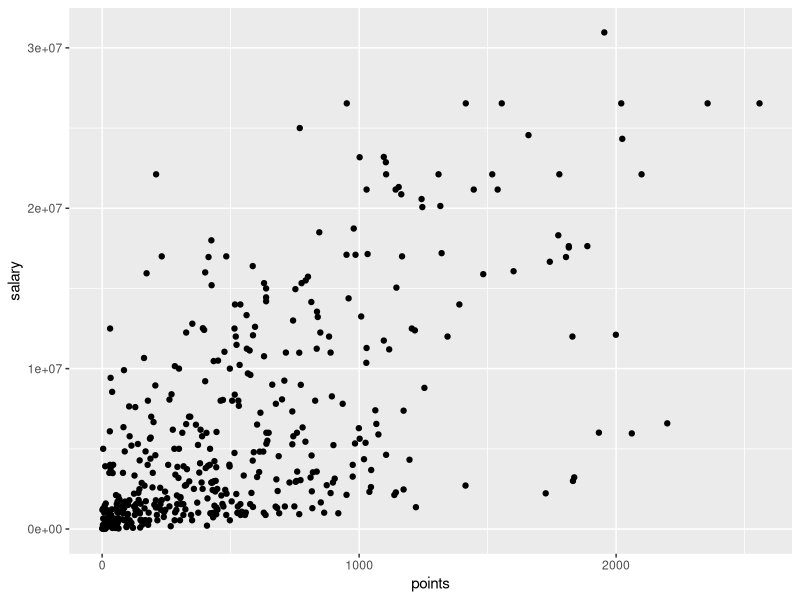
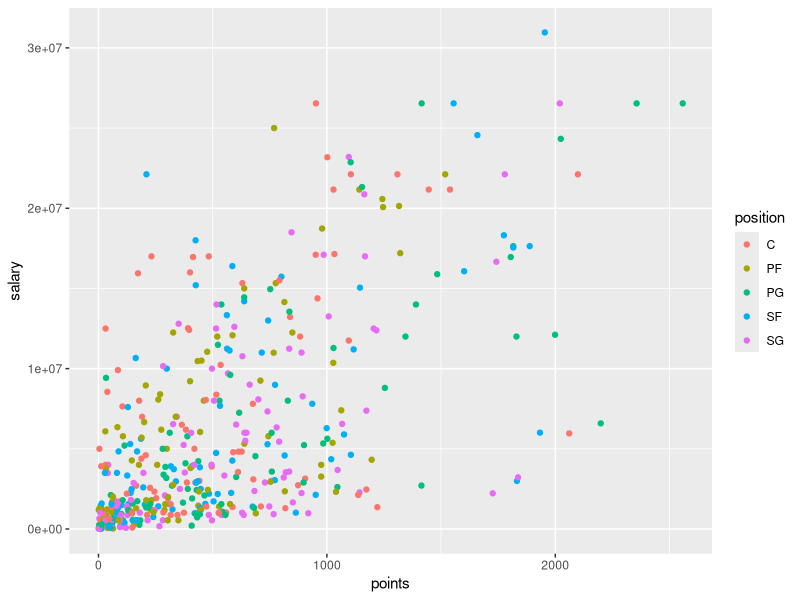
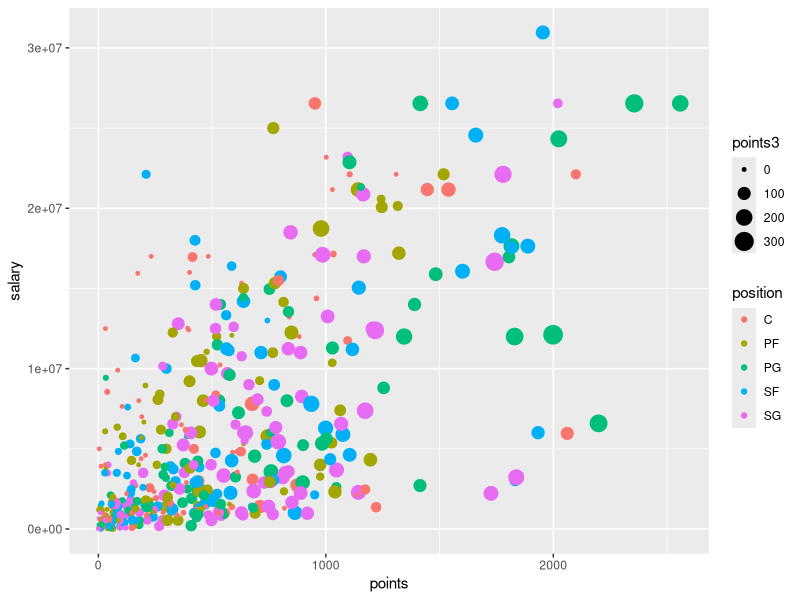
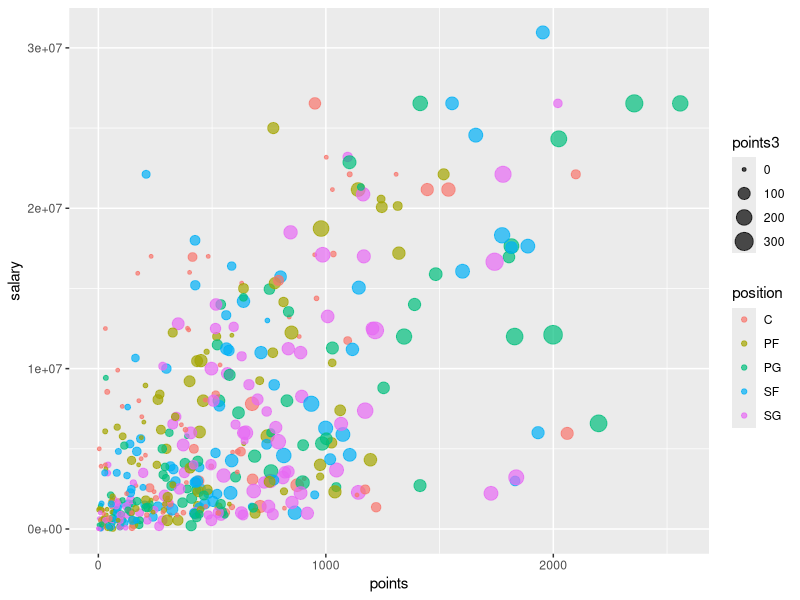
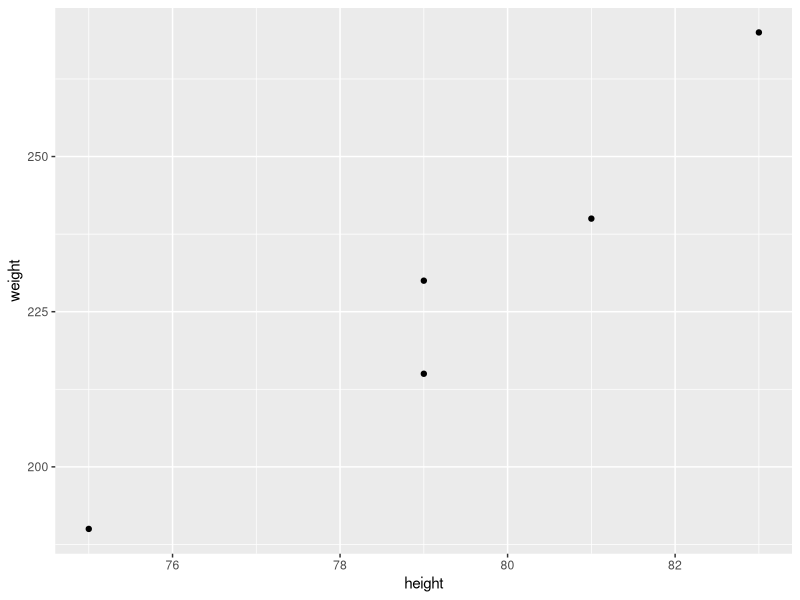
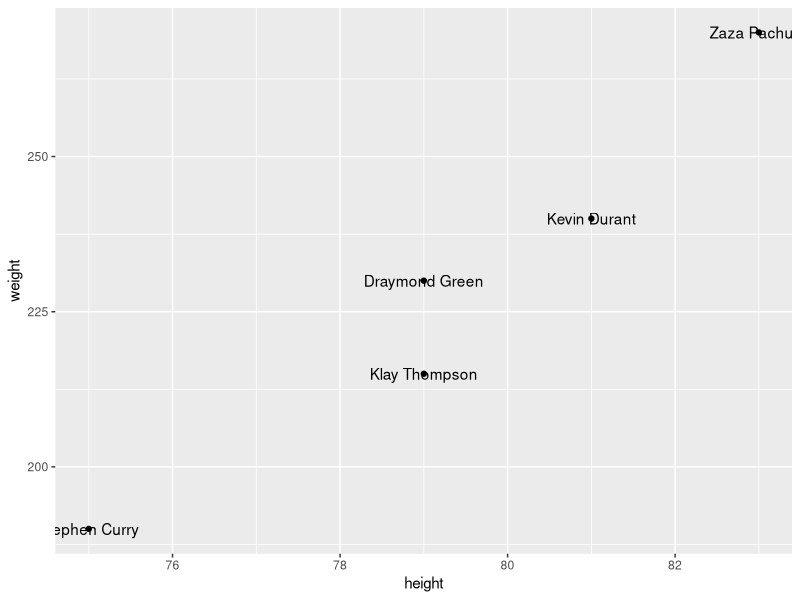
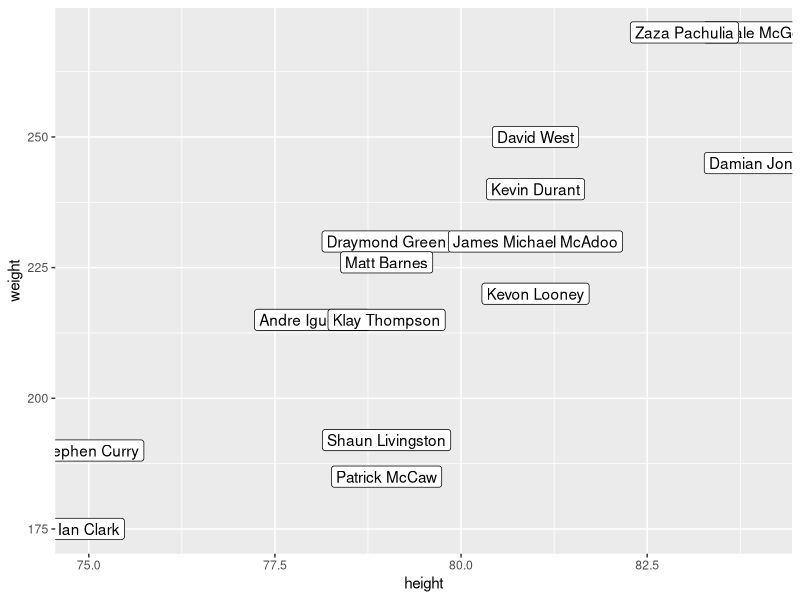
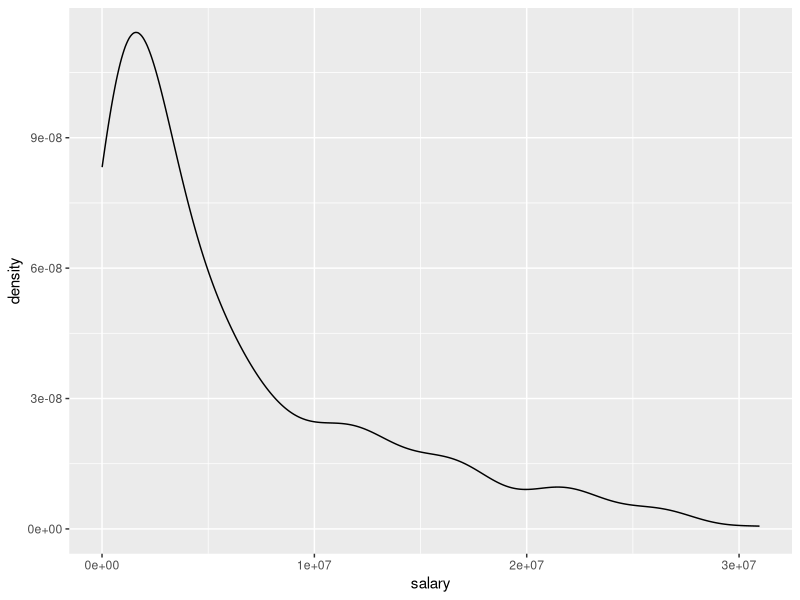

Write R code to recreate these figures, in order.
## ---- chunk 1
# don't forget to load the packages
library(dplyr)
library(ggplot2)
## ---- chunk 2
dat <- read.csv('nba2017-players.csv', stringsAsFactors = FALSE)
## ---- chunk 3
# first three rows
three_rows <- slice(dat, 1:3)
three_rows
## ---- chunk 4
# subset rows given a condition
# (height greater than 85 inches)
gt_85 <- filter(dat, height > 85)
gt_85
## ---- chunk 5
# columns by name
player_height <- select(dat, player, height)
## ---- chunk 6
slice(dat, 1:5)
## ---- chunk 7
slice(dat, 5 * c(2:10))
## ---- chunk 8
slice(dat,(nrow(dat)-4): nrow(dat) )

## ---- chunk 9
filter(dat, height < 70)
## ---- chunk 10
filter(dat, team == "GSW")
## ---- chunk 11
filter(dat, team == "GSW" & position == "C")
## ---- chunk 12
filter(dat, team == "LAL")
select(filter(dat, team == "LAL"), player)
## ---- chunk 13
select(filter(dat, team == "GSW" & position == "PG"), player, salary)
## ---- chunk 14
select(filter(dat, experience > 10, salary <= 10000000), player, age, team)
## ---- chunk 15
head(select(filter(dat, experience == 0 & age == 20), player, team, height, weight), 5)
## ---- chunk 16
# creating a small data frame step by step
gsw <- filter(dat, team == 'GSW')
gsw <- select(gsw, player, height, weight)
gsw <- slice(gsw, c(4, 8, 10, 14, 15))
gsw
## ---- chunk 17
mutate(gsw, height / weight)
## ---- chunk 18
mutate(gsw, ht_wt = height / weight)
## ---- chunk 19
gsw2 <- mutate(gsw, ht_m = height * 0.0254, wt_kg = weight * 0.4536)
gsw2
## ---- chunk 20
# order rows by height (increasingly)
arrange(gsw, height)
## ---- chunk 21
# order rows by height (decreasingly)
arrange(gsw, desc(height))
## ---- chunk 22
# order rows by height, and then weight
arrange(gsw, height, weight)
## ---- chunk 23
mutate(gsw, product <- height * weight)
## ---- chunk 24
gsw3 <- mutate(gsw, log_height <- log(height), log_weight <- log(weight))
gsw3
## ---- chunk 25
arrange(filter(dat, height < 71), height)
## ---- chunk 26
select(head(arrange(dat, desc(salary)), 5), player, team, salary)
## ---- chunk 27
slice(select(arrange(dat, desc(salary)), player, team, salary), 1:5)
## ---- chunk 28
slice(select(arrange(dat, desc(points3)), player, team, points3), 1:10)
## ---- chunk 29
gsw2 <- mutate(dat, min_per_game = minutes / games)
gsw_mpg <- select(arrange(gsw2, desc(min_per_game)), player, experience, min_per_game)
gsw_mpg
## ---- chunk 30
# average salary of NBA players
summarise(dat, avg_salary = mean(salary))
## ---- chunk 31
mean(dat$salary)
## ---- chunk 32
# some stats for salary (dplyr)
summarise(
  dat, 
  min = min(salary),
  median = median(salary),
  avg = mean(salary),
  max = max(salary)
)
## ---- chunk 33
# some stats for salary (base R)
c(min = min(dat$salary), 
  median = median(dat$salary),
  median = mean(dat$salary),
  max = max(dat$salary))
## ---- chunk 34
# average salary, grouped by team
summarise(
  group_by(dat, team),
  avg_salary = mean(salary)
)
## ---- chunk 35
# average salary, grouped by position
summarise(
  group_by(dat, position),
  avg_salary = mean(salary)
)
## ---- chunk 36
arrange(
  summarise(
    group_by(dat, position),
    avg_height = mean(height),
    avg_weight = mean(weight)),
  desc(avg_height)
)
## ---- chunk 37
summarise(dat, max(height))
## ---- chunk 38
summarise(dat, sd(points3))
## ---- chunk 39
summarise(
  group_by(dat, team),
  median(points3)
)
## ---- chunk 40
slice(
arrange(
summarise(
  group_by(dat, team),
  avg_points3 = mean(points3)
), avg_points3
),
1:5)
## ---- chunk 41
summarise(
  filter(dat, position == "PF" & (experience >= 5 & experience <= 10)),
  mean(age),
  sd(age)
)
## ---- chunk 42
# scatterplot (option 1)
ggplot(data = dat) +
  geom_point(aes(x = points, y = salary))
## ---- chunk 43
# colored scatterplot 
ggplot(data = dat, aes(x = points, y = salary)) +
  geom_point(aes(color = position))
## ---- chunk 44
# sized and colored scatterplot 
ggplot(data = dat, aes(x = points, y = salary)) +
  geom_point(aes(color = position, size = points3))
## ---- chunk 45
# sized and colored scatterplot 
ggplot(data = dat, aes(x = points, y = salary)) +
  geom_point(aes(color = position, size = points3), alpha = 0.7)
## ---- chunk 46
gsw
ggplot(data = gsw, aes(x = height, y = weight)) + 
  geom_point()
## ---- chunk 47
ggplot(data = gsw, aes(x = height, y = weight)) + 
  geom_text(aes(label = player)) + geom_point()
## ---- chunk 48
ggplot(data = filter(dat, team == "GSW"), aes(x = height, y = weight))+ 
  geom_point() + geom_label(aes(label = player))
## ---- chunk 49
ggplot(dat, aes(salary)) + geom_density()
## ---- chunk 50
ggplot(dat, aes(dat$points2)) + geom_histogram(binwidth = 50)
## ---- chunk 51
ggplot(dat, aes(dat$position)) + geom_bar()
## ---- chunk 52
ggplot(filter(dat, position == "C"), aes(x = experience, y = salary)) + geom_smooth(method = "lm") + geom_point()
## ---- chunk 53
ggplot(data = filter(dat, position == "C"), aes(x = experience, y = salary)) + geom_point() + geom_smooth(method = loess)
## ---- chunk 54
# scatterplot by position
ggplot(data = dat, aes(x = points, y = salary)) +
  geom_point() +
  facet_wrap(~ position)
## ---- chunk 55
# scatterplot by position
ggplot(data = dat, aes(x = points, y = salary)) +
  geom_point(aes(color = position), alpha = 0.7) +
  facet_grid(~ position) +
  geom_smooth(method = loess)


# scatterplot by position
ggplot(data = dat, aes(x = points, y = salary)) +
  geom_point(aes(color = position), alpha = 0.7) +
  facet_grid(position ~ .) +
  geom_smooth(method = loess)
## ---- chunk 56
ggplot(dat, aes(x = experience, y = salary)) + geom_point() + facet_wrap(~ position)
## ---- chunk 57
ggplot(dat, aes(x = experience, y = salary)) + geom_point() + facet_wrap(~ team)
## ---- chunk 58
ggplot(dat, aes(dat$age)) + geom_density() + facet_wrap(~ team)
## ---- chunk 59
ggplot(dat, aes(x = height, y = weight)) + geom_point() + facet_wrap(~ position)
## ---- chunk 60
ggplot(dat, aes(x = height, y = weight)) + geom_point() + geom_density2d() + facet_wrap(~ position)
## ---- chunk 61
ggplot(filter(dat, team == "GSW"), aes(experience, salary)) + geom_point() + theme_bw()
## ---- chunk 62
ggplot(dat, aes(x = height, y = weight)) + geom_point() + geom_density2d() + facet_wrap(~ position) + theme_dark()
